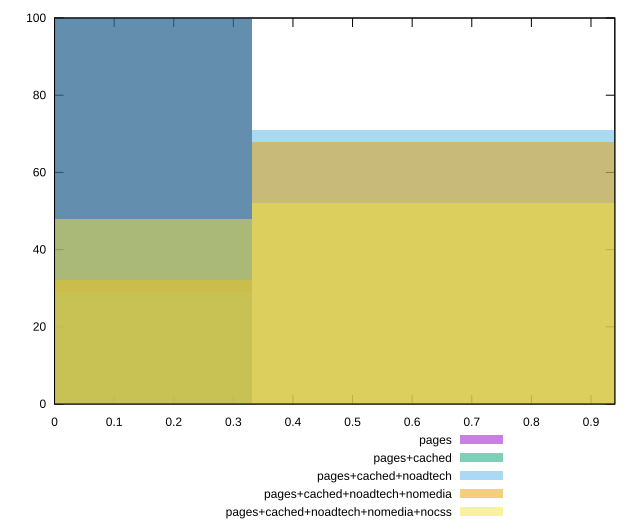

This figure's gnuplot source:
reset

$pages <<EOF
0 100
EOF

$pagesCached <<EOF
0 100
EOF

$pagesCachedNoadtech <<EOF
0 29
0.6637362770798494 71
EOF

$pagesCachedNoadtechNomedia <<EOF
0.6637362770798494 68
0 32
EOF

$pagesCachedNoadtechNomediaNocss <<EOF
0.6637362770798494 52
0 48
EOF

set key outside below
set boxwidth 0.6637362770798494
set xrange [0:0.94]
set yrange [0:100]
set trange [0:100]
set style fill transparent solid 0.5 noborder
set terminal svg size 640, 530 enhanced background rgb 'white'
set output "report_00014_2021-02-09T15:56:05.503Z/max-potential-fid/comparison/histogram/all_score.svg"

plot $pages title "pages" with boxes, \
     $pagesCached title "pages+cached" with boxes, \
     $pagesCachedNoadtech title "pages+cached+noadtech" with boxes, \
     $pagesCachedNoadtechNomedia title "pages+cached+noadtech+nomedia" with boxes, \
     $pagesCachedNoadtechNomediaNocss title "pages+cached+noadtech+nomedia+nocss" with boxes

reset
